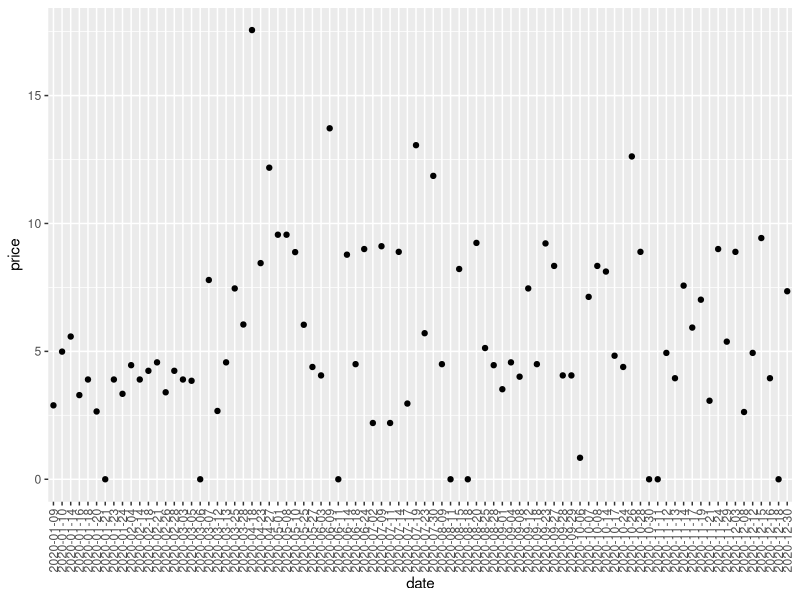

This figure's R source: (Note: this script raises an error after producing the figure.)
## ---- chunk 1
data <- read.csv("dunkin.csv")

print(data)
## ---- chunk 2
# save png file
#ggsave(file="dunkin-chart.png", width=10, height=5, dpi=300)

library(ggplot2)

data <- read.csv("dunkin.csv")
# data <- data.frame("dunkin.csv")

p <- ggplot(data, aes(x=date, y=price)) +
  #geom_bar(stat = "identity")
  geom_point()

p + guides(x = guide_axis(angle = 90))
## ---- chunk 3
# Combining by month
library(dplyr)
library(lubridate)

byMonth <- aggregate(cbind(price)~month(date),
             data=data,FUN=sum)

print(byMonth)
## ---- chunk 4
library(ggplot2)
library(lubridate)

p <- ggplot(bymonth, aes(x=date(month), y=price)) +
  #geom_bar(stat = "identity")
  geom_point()

p + guides(x = guide_axis(angle = 90))
## ---- chunk 5
# Creating data frames for months in year
month2019 <- c(10, 11, 12)
#month2019 <- month.abb[month2019]
total2019 <- c(29.48, 36.20, 40.49)

df2019 <- data.frame(month2019, total2019)

print(df2019)

g <- ggplot(df2019, aes(x=month2019, y=total2019)) +
      geom_bar(stat = "identity") +
      #geom_point()
    xlab("Month") + 
    ylab("Total in USD") +
    ggtitle("Monthly Total")  

g + guides(x = guide_axis(angle = 90))

ggsave(file="dunkin-chart-2019-month.png", width=10, height=5, dpi=300)
## ---- chunk 6
# Creating data frames for months in year
month2020 <- c(1:12)
month2020 <- month.abb[month2020]
total2020 <- c(30.54, 24.81, 36.29, 38.19, 38.43, 40.06, 55.99, 31.55, 49.74, 55.16, 46.86, 37.19)

df2020 <- data.frame(month2020, total2020)

print(df2020)

g <- ggplot(df2020, aes(x=month2020, y=total2020)) +
      geom_bar(stat = "identity") +
      #geom_point() + 
    scale_x_discrete(labels = month2020) +
    xlab("Month") + 
    ylab("Total in USD") +
    ggtitle("Monthly Total") 

g + guides(x = guide_axis(angle = 45))

ggsave(file="dunkin-chart-2020-month.png", width=10, height=5, dpi=300)
